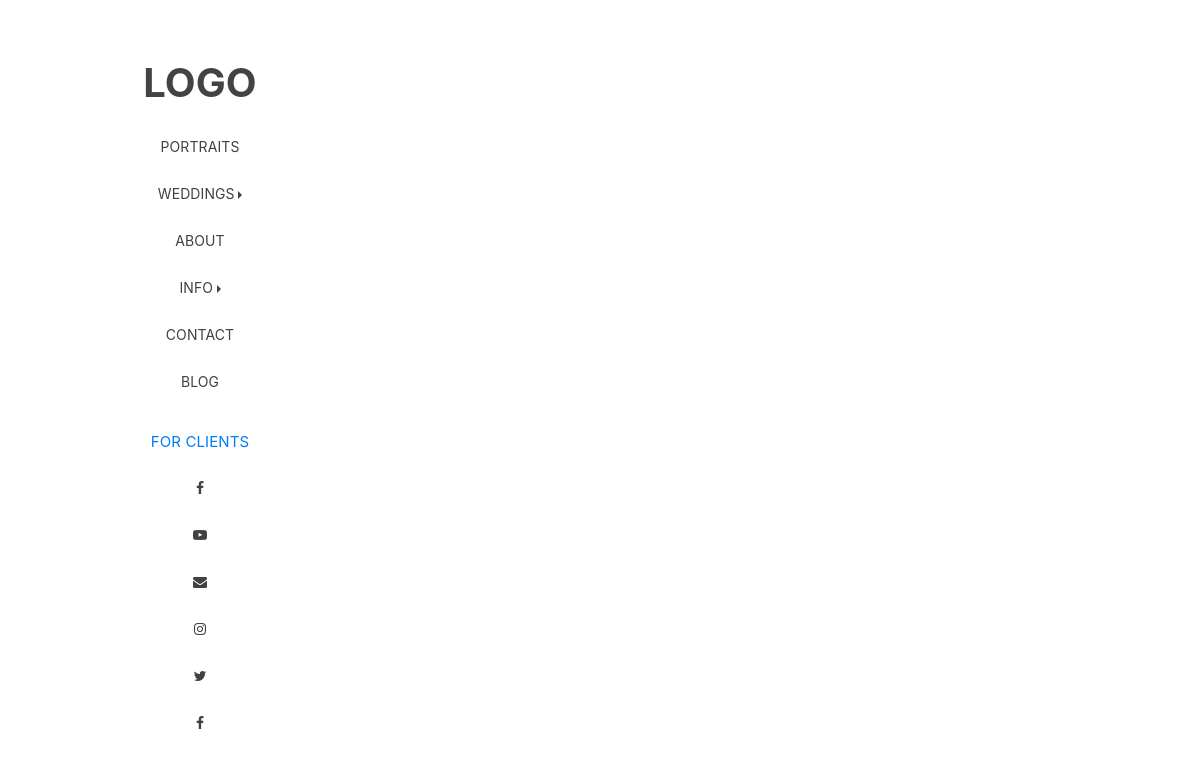
Before: /wedding-photograpy/ceremony-reception-venues/ with the older database file.
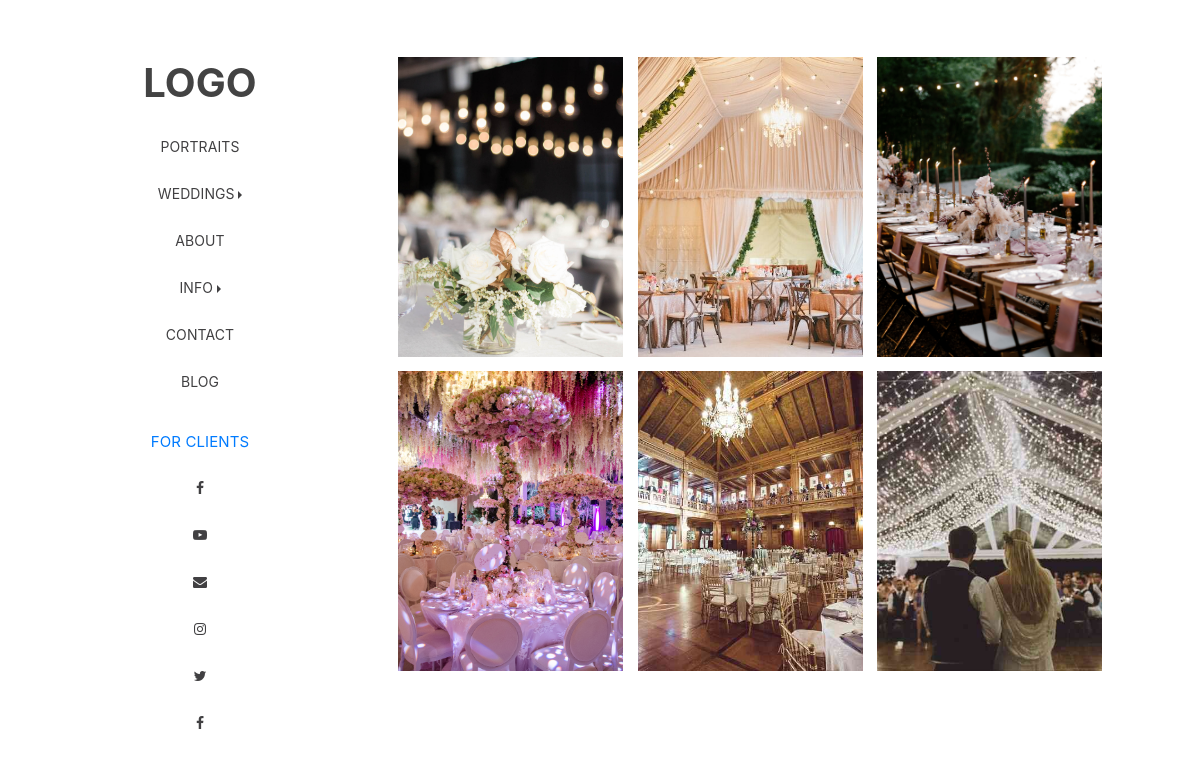
After: the same page with the newer database file.
### Wedding/models.py (models this page shows)
class Ceremony(models.Model):
    image = models.ImageField(upload_to="Wedding/Ceremony")

### Wedding/views.py (the view)
# urls.py: path('wedding-photograpy/ceremony-reception-venues/', views.Ceremonys, name="ceremony"),
def Ceremonys(request):
    cr = Ceremony.objects.all()
    return render(request, 'Wedding/ceremony.html', {'cr': cr})

### Wedding/templates/Wedding/ceremony.html
{% extends 'Gallery/base.html' %}
{% load static %}
{% block content %}
    <div class="content-container cn">
	{% for c in cr %}
		<div class="col-md-3 cl photo">
			<a href="{% url 'photo' %}"><img class="p_img" src="{{ c.image.url }}"></a>
		</div>
	{% endfor %}
	</div>
{% endblock %}

Changed rows visible on the page:
added Ceremony: image (picture)
added Ceremony: image (picture)
added Ceremony: image (picture)
added Ceremony: image (picture)
added Ceremony: image (picture)
added Ceremony: image (picture)
